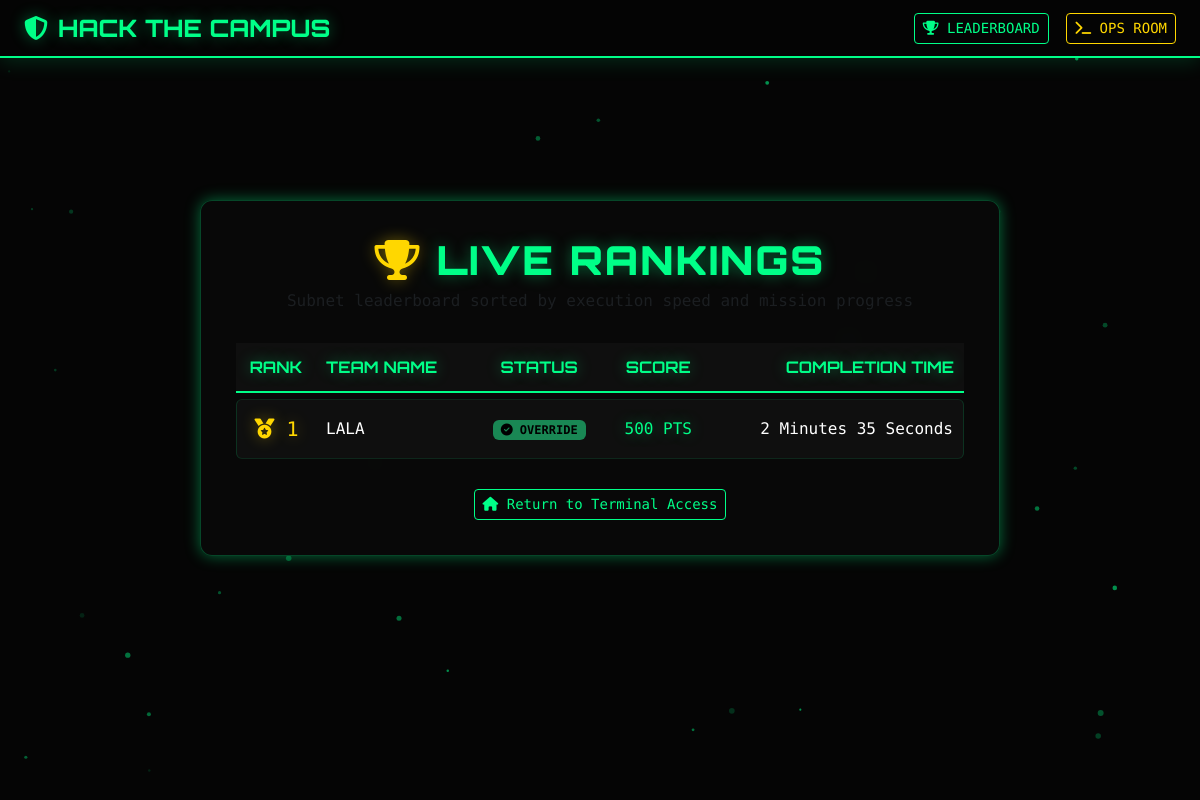
The app's page /leaderboard with its own data.
### tables this page shows
CREATE TABLE teams(
        id INTEGER PRIMARY KEY AUTOINCREMENT,
        team_name TEXT NOT NULL,
        leader_name TEXT NOT NULL,
        phone TEXT NOT NULL,
        current_level INTEGER DEFAULT 1,
        start_time TEXT,
        finish_time TEXT,
        total_time INTEGER DEFAULT NULL,
        completed INTEGER DEFAULT 0,
        score INTEGER DEFAULT 0
    );

### app.py (the view)
@app.route("/leaderboard")
def leaderboard():
    conn = sqlite3.connect(DB_NAME)
    cur = conn.cursor()
    cur.execute("""
    SELECT team_name, current_level, completed, total_time, score
    FROM teams
    ORDER BY
        completed DESC,
        CASE WHEN completed = 1 THEN total_time ELSE 999999999 END ASC,
        current_level DESC,
        start_time ASC
    """)
    teams = cur.fetchall()
    conn.close()
    processed_teams = []
    for team in teams:
        team_name, current_level, completed, total_seconds, score = team
        formatted_time = format_seconds(total_seconds) if completed == 1 else "In Progress"
        status_text = "COMPLETED" if completed == 1 else f"Mission {current_level}"
        processed_teams.append({
            "team_name": team_name,
            "current_level": current_level,
            "completed": completed,
            "formatted_time": formatted_time,
            "score": score,
            "status_text": status_text
        })
    return render_template("leaderboard.html", teams=processed_teams)

### app.py (called while the page is built, shortened)
def format_seconds(seconds):
    if seconds is None:
        return "N/A"
    minutes = seconds // 60
    secs = seconds % 60
    return f"{int(minutes)} Minutes {int(secs)} Seconds"

@app.context_processor
def inject_team_info():
    return {"team_logged_in": False}

### templates/leaderboard.html (shortened to what this page needs)
{% extends "base.html" %}
{% block content %}
<div class="cyber-card" style="max-width: 800px;">
    <div class="text-center mb-4">
        <h1 class="cyber-title font-orbitron"><i class="fa-solid fa-trophy text-gold"></i> LIVE RANKINGS</h1>
        <p class="font-mono text-muted">Subnet leaderboard sorted by execution speed and mission progress</p>
    </div>
    <div class="table-responsive">
        <table class="cyber-table">
            <thead>
                <tr>
                    <th class="text-center" style="width: 80px;">RANK</th>
                    <th>TEAM NAME</th>
                    <th class="text-center">STATUS</th>
                    <th class="text-center">SCORE</th>
                    <th class="text-end">COMPLETION TIME</th>
                </tr>
            </thead>
            <tbody class="font-mono">
                {% for team in teams %}
                <tr>
                    <td class="text-center font-weight-bold">
                        {% if loop.index == 1 %}
                            <span class="medal-1st"><i class="fa-solid fa-medal"></i> 1</span>
                        {% elif loop.index == 2 %}
                            <span class="medal-2nd"><i class="fa-solid fa-medal"></i> 2</span>
                        {% elif loop.index == 3 %}
                            <span class="medal-3rd"><i class="fa-solid fa-medal"></i> 3</span>
                        {% else %}
                            {{ loop.index }}
                        {% endif %}
                    </td>
                    <td class="text-white font-weight-bold">
                        {{ team.team_name }}
                    </td>
                    <td class="text-center">
                        {% if team.completed == 1 %}
                            <span class="badge bg-success text-black px-2 py-1"><i class="fa-solid fa-circle-check"></i> OVERRIDE</span>
                        {% else %}
                            <span class="badge bg-warning text-black px-2 py-1"><i class="fa-solid fa-spinner animate-spin"></i> {{ team.status_text }}</span>
                        {% endif %}
                    </td>
                    <td class="text-center text-neon">
                        {{ team.score }} PTS
                    </td>
                    <td class="text-end text-white">
                        {{ team.formatted_time }}
                    </td>
                </tr>
                {% else %}
                <tr>
                    <td colspan="5" class="text-center text-muted py-4">
                        <i class="fa-solid fa-user-slash"></i> No network teams registered yet.
                    </td>
                </tr>
                {% endfor %}
            </tbody>
        </table>
    </div>
    <div class="text-center mt-4">
        <a href="/" class="btn btn-outline-neon btn-sm font-mono">
            <i class="fa-solid fa-house"></i> Return to Terminal Access
        </a>
    </div>
</div>
{% endblock %}

### static/style.css (style rules this page uses)
:root { --bg-color: #050505; --neon-green: #00ff88; --neon-glow: 0 0 15px rgba(0, 255, 136, 0.4); --neon-glow-heavy: 0 0 25px rgba(0, 255, 136, 0.7); --cyber-gold: #FFD700; --gold-glow: 0 0 15px rgba(255, 215, 0, 0.4); --panel-bg: rgba(10, 10, 10, 0.85); --glass-border: 1px solid rgba(0, 255, 136, 0.25); --gold-border: 1px solid rgba(255, 215, 0, 0.25); --terminal-green: rgba(0, 255, 136, 0.85); }
body { background: var(--bg-color); color: #ffffff; font-family: 'Fira Code', Consolas, monospace; min-height: 100vh; margin: 0; overflow-x: hidden; }
.text-neon { color: var(--neon-green); text-shadow: var(--neon-glow); }
.text-gold { color: var(--cyber-gold); text-shadow: var(--gold-glow); }
.cyber-card { background: var(--panel-bg); border: var(--glass-border); border-radius: 12px; box-shadow: var(--neon-glow); padding: 35px; width: 100%; max-width: 650px; backdrop-filter: blur(10px); transition: all 0.3s ease; }
.font-mono { font-family: 'Share Tech Mono', monospace; }
.font-orbitron { font-family: 'Orbitron', sans-serif; }
.cyber-title { font-family: 'Orbitron', sans-serif; font-weight: 900; color: var(--neon-green); text-shadow: var(--neon-glow); text-align: center; margin-bottom: 5px; letter-spacing: 2px; }
.btn-outline-neon { color: var(--neon-green); border: 1px solid var(--neon-green); background: transparent; }
.cyber-table { border-collapse: separate; border-spacing: 0 6px; width: 100%; }
.cyber-table th { font-family: 'Orbitron', sans-serif; color: var(--neon-green); border-bottom: 2px solid var(--neon-green); padding: 12px 10px; text-shadow: var(--neon-glow); }
.cyber-table tr { background: rgba(20, 20, 20, 0.6); transition: all 0.25s ease; }
.cyber-table td { padding: 14px 10px; border-top: 1px solid rgba(0, 255, 136, 0.1); border-bottom: 1px solid rgba(0, 255, 136, 0.1); vertical-align: middle; }
.cyber-table tr td:first-child { border-left: 1px solid rgba(0, 255, 136, 0.15); border-top-left-radius: 6px; border-bottom-left-radius: 6px; }
.cyber-table tr td:last-child { border-right: 1px solid rgba(0, 255, 136, 0.15); border-top-right-radius: 6px; border-bottom-right-radius: 6px; }
.medal-1st { color: var(--cyber-gold); text-shadow: var(--gold-glow); font-size: 1.25rem; }

### records on screen
teams: team_name "LALA", completed 1 (drawn), score "500", formatted_time "2 Minutes 35 Seconds"
